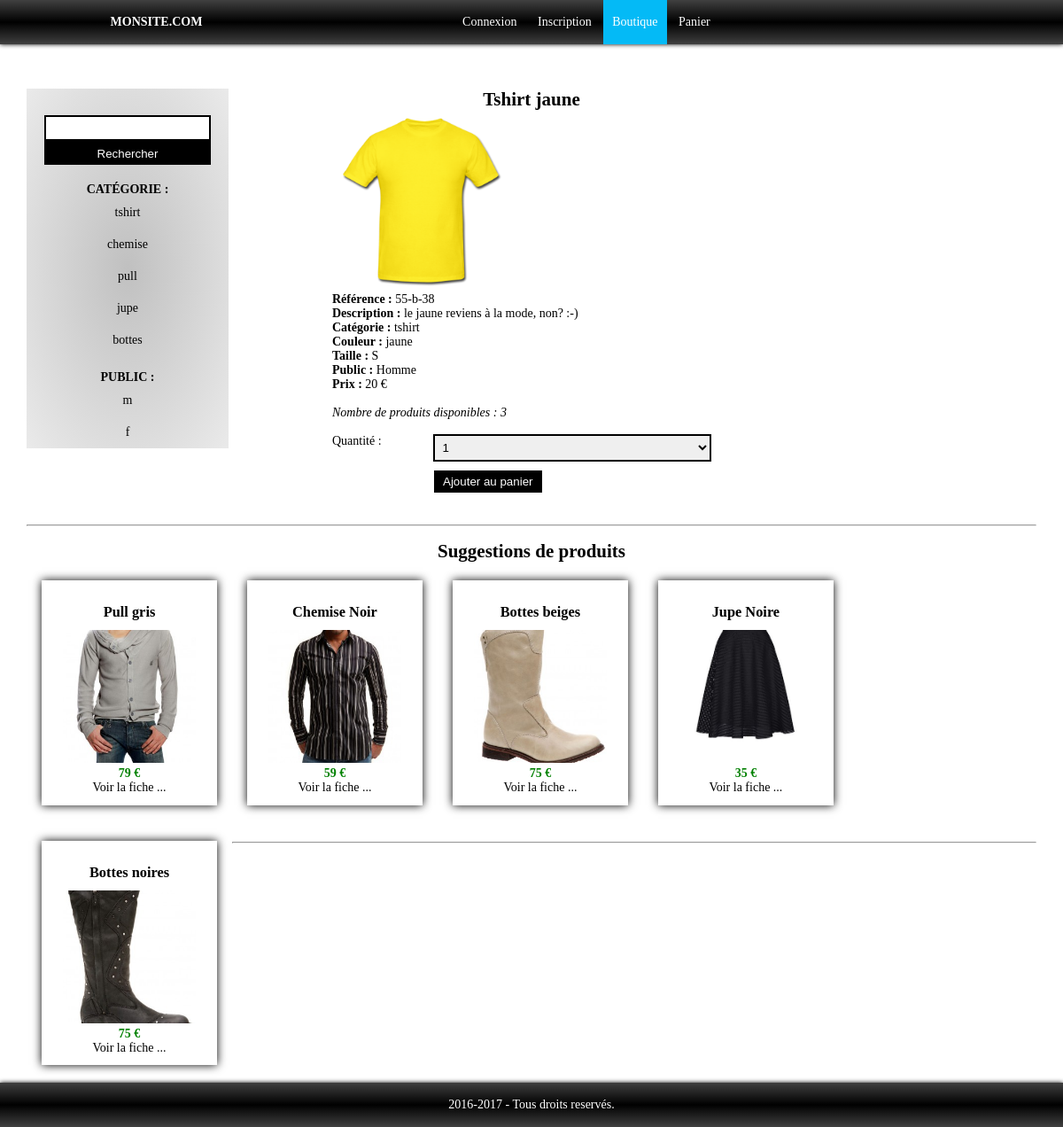
/fiche_produit.php?id=4, run on the app's committed database.
### tables this page shows
CREATE TABLE `produit` (
  `id_produit` int(3) NOT NULL,
  `reference` varchar(20) NOT NULL,
  `categorie` varchar(20) NOT NULL,
  `titre` varchar(100) NOT NULL,
  `description` text NOT NULL,
  `couleur` varchar(20) NOT NULL,
  `taille` varchar(5) NOT NULL,
  `public` enum('m','f','mixte') NOT NULL,
  `photo` varchar(250) NOT NULL,
  `prix` int(3) NOT NULL,
  `stock` int(3) NOT NULL
);

### fiche_produit.php (the view, shortened to what this page needs)
<?php
require_once('inc/init.inc.php');
require_once('inc/haut.inc.php');
$resultat = $pdo -> query("SELECT DISTINCT categorie FROM produit WHERE stock != 0");
$categorie = $resultat -> fetchAll(PDO::FETCH_ASSOC);
$resultat = $pdo -> query("SELECT DISTINCT public FROM produit WHERE stock != 0");
$public = $resultat -> fetchAll(PDO::FETCH_ASSOC);
?>
<div class="boutique-gauche">
	<div class="bandeau">
		<form action="?search=$_GET['search']" method="get" id="searchForm">
			<input type="text" name="search" id="searchInput">
			<ul class="product_list"></ul>
			<input type="submit" value="Rechercher">
		</form>
	</div>
	<ul>
		<li><b>CAT&Eacute;GORIE :</b></li>
		<?php foreach ($categorie as $cat) : ?>
		<li>
			<a href="boutique.php?categorie=<?= $cat['categorie'] ?>"><?= $cat['categorie'] ?></a>
		</li>
		<?php endforeach; ?>
	</ul>
	<br>
	<ul>
		<li><b>PUBLIC :</b></li>
		<?php foreach ($public as $sexe) : ?>
		<li>
			<a href="boutique.php?public=<?= $sexe['public'] ?>"><?= $sexe['public'] ?></a>
		</li>
		<?php endforeach; ?>
	</ul>
</div>
<?php
if(isset($_GET['id']) && $_GET['id'] != '' && is_numeric($_GET['id'])){
	$resultat = $pdo -> prepare("SELECT * FROM produit WHERE id_produit = :id");
	$resultat -> bindParam(':id', $_GET['id'], PDO::PARAM_INT);
	$resultat -> execute();
} else {
	header('location:boutique.php');
}
if($resultat -> RowCount() != 0){
		$produit = $resultat -> fetch(PDO::FETCH_ASSOC);
		extract($produit);
?>
<div class="produit">
	<h1><?= $titre ?></h1>
	<img class="produit" src="photo/<?= $photo ?>" alt="">
	<br>
	<ul class="produit">
		<li><b>Référence : </b><?= $reference ?></li>
		<li><b>Description : </b><?= $description ?></li>
		<li><b>Catégorie : </b><?= $categorie ?></li>
		<li><b>Couleur : </b><?= $couleur ?></li>
		<li><b>Taille : </b><?= $taille ?></li>
		<li><b>Public : </b><?php if($public == 'm'){echo 'Homme';} elseif($public == 'f') {echo 'Femme';} else { echo 'Unisexe';} ?></li>
		<li><b>Prix : </b><?= $prix ?> €</li>
	</ul>
	<br>
	<?php if($stock > 0) : ?>
		<i>Nombre de produit<?= ($stock >1 ) ? 's' : '' ?> disponible<?= ($stock >1 ) ? 's' : '' ?> : <?= $stock ?></i>
	<br><br>
	<form action="" method="post">
		<label for="quantite">Quantité : </label>
		<select name="quantite" id="quantite">
			<?php
				$quantite = $_SESSION['panier']['quantite']['$positionPdt'];
				$stock -= $quantite;
				for($i = 1; $i <= $stock && $i <= 5; $i++) : ?>
					<option value="<?= $i ?>"><?= $i ?></option>
			<?php endfor; ?>
		</select>
		<br>
		<input type="submit" value="Ajouter au panier">
	</form>
	<?php else : ?>
		<span style="color:red"> Produit en rupture de stock !!!</span>
	<?php endif ?>
</div>
	<br><hr><br>
	<?php
	$resultat = $pdo -> query("SELECT * FROM produit WHERE categorie != '$categorie' ORDER BY RAND() LIMIT 0,5");
	$suggestion = $resultat -> fetchAll(PDO::FETCH_ASSOC);
	?>
	<div class="bloc_suggestion">
		<h1>Suggestions de produits</h1>
		<?php foreach ($suggestion as $produit) : ?>
			<div class="suggestion">
				<h3><?= $produit['titre'] ?></h3>
				<a href="?id=<?= $produit['id_produit'] ?> ">	<img src="photo/<?= $produit['photo'] ?>">
				</a>
				<p class="prix"><?= $produit['prix'] ?> €</p>
				<p>
					<a href="?id=<?= $produit['id_produit'] ?> ">Voir la fiche ...</a>
				</p>
			</div>
		<?php endforeach; ?>
		<br>
	</div>
	<hr>
<?php
} else {
	header('location:boutique.php');
}
require_once('inc/bas.inc.php');
?>

### css/style.css (style rules this page uses)
body { font-family : verdana; font-size: 14px; }
h1 { text-align: center; }
a { text-decoration: none; color: #000; }
.boutique-gauche { float: left; width: 20%; min-height: calc( 100vh * 1 / 3); margin-right: 10%; padding-top: 10px; text-align: center; background: #c0c0c0; background: -moz-radial-gradient(center, ellipse cover, #c0c0c0 0%, #eaeaea 100%); background: #c0c0c0; background: -moz-radial-gradient(center, ellipse cover, #c0c0c0 0%, #eaeaea 100%); background: radial-gradient(ellipse at center, #c0c0c0, #eaeaea); }
.boutique-gauche ul { list-style: none; padding: 0; }
.boutique-gauche ul li a { display: block; padding: 10px; }
.boutique-gauche ul.product_list { background-color: white; border: 1px solid black; }
div.produit { width: 450px; margin : 20px auto; }
img.produit { width: 200px; }
ul.produit li { list-style: none; }
.bloc_suggestion { min-height: 340px; }
.suggestion { width: 15%; min-width: 175px; float: left; text-align: center; margin: 20px 1.5%; box-shadow: 0px 0px 10px black; padding: 1%; }
.suggestion h3 { padding: 5px 0; height: 15px; margin: 10px 0; overflow: hidden; }
.suggestion img { width: 150px; height: 150px; object-fit: cover; }
.suggestion .prix { color: green; font-weight: bold; }
.bandeau { margin: 20px; padding: 0; }
.bandeau input:not([type="submit"]), .bandeau input[type="submit"] { width: 100%; margin: 0; box-sizing: border-box; }
label { display: inline-block; width:110px; vertical-align: top; }
textarea, select, input:not([type="submit"]) { width: 300px; margin-bottom: 10px; padding: 5px; border: 2px solid black; }
select { width:314px; }
input[type="submit"] { background-color: black; color: white; border: 0; padding: 5px 10px; margin-left:115px; }

### data on the page
produit: titre "Tshirt jaune", photo (picture), reference "55-b-38", description "le jaune reviens à la mode, non? :-)", categorie "tshirt", couleur "jaune", taille "S", prix "20", stock "3"
produit: titre "Pull gris", photo (picture), prix "79"
produit: titre "Chemise Noir", photo (picture), prix "59"
produit: titre "Bottes beiges", photo (picture), prix "75"
produit: titre "Jupe Noire", photo (picture), prix "35"
produit: titre "Bottes noires", photo (picture), prix "75"

### other printed values
$cat['categorie'] "tshirt"
$cat['categorie'] "chemise"
$cat['categorie'] "pull"
$cat['categorie'] "jupe"
$cat['categorie'] "bottes"
$sexe['public'] "m"
$sexe['public'] "f"
form field quantite "1"
